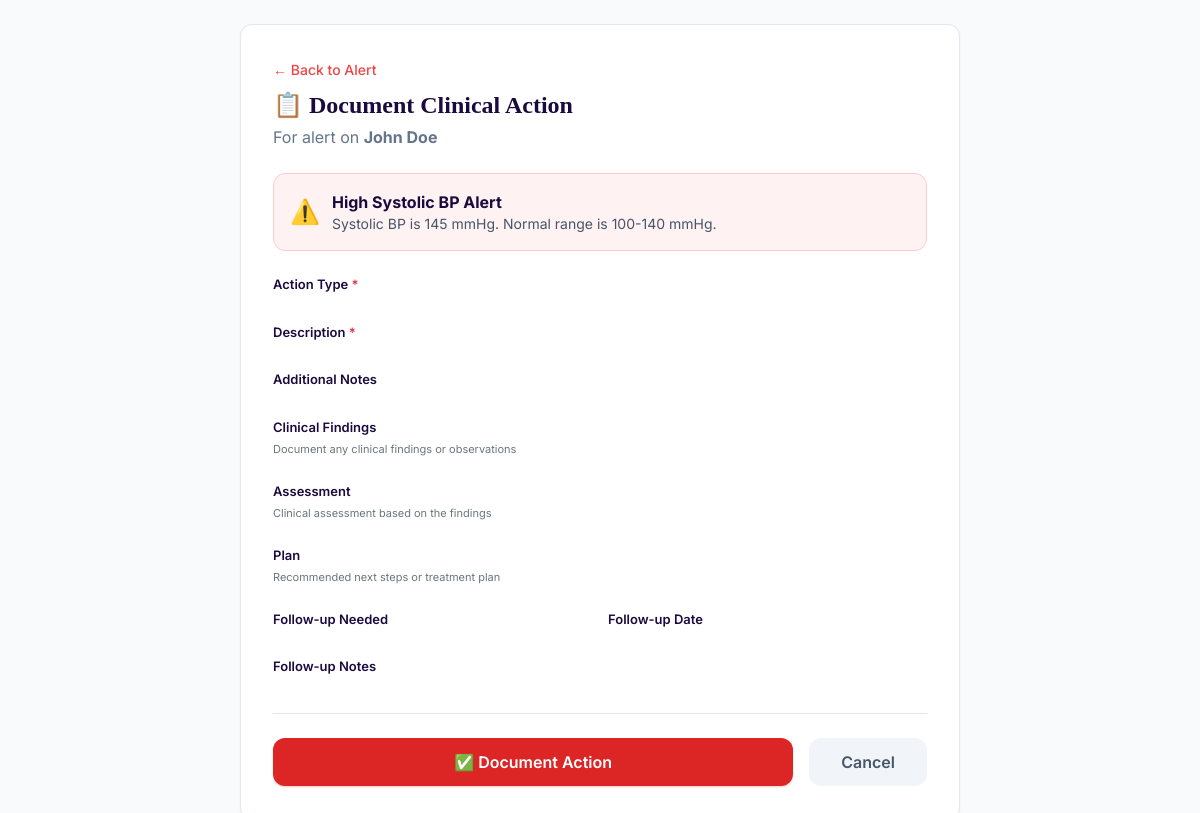
/alert/33/action/ (signed in), run on the app's committed database.
### monitoring/models.py (models this page shows, shortened)
class Alert(models.Model):
    SEVERITY_CHOICES = [
        ('normal', 'Normal'),
        ('warning', 'Warning'),
        ('critical', 'Critical'),
    ]
    STATUS_CHOICES = [
        ('unreviewed', 'Unreviewed'),
        ('reviewed', 'Reviewed'),
        ('resolved', 'Resolved'),
    ]
    patient = models.ForeignKey(
        Patient,
        on_delete=models.CASCADE,
        related_name='alerts'
    )
    reading = models.ForeignKey(
        VitalReading,
        on_delete=models.CASCADE,
        null=True,      # ← NULL allowed
        blank=True,     # ← Form can leave blank
        related_name='alerts'
    )
    title = models.CharField(max_length=200)
    message = models.TextField()
    severity = models.CharField(max_length=20, choices=SEVERITY_CHOICES, default='normal')
    status = models.CharField(
        max_length=20,
        choices=STATUS_CHOICES,
        default='unreviewed'
    )
    reviewed_by = models.ForeignKey(
        User,
        on_delete=models.SET_NULL,
        null=True,
        blank=True,
        related_name='reviewed_alerts'
    )
    created_at = models.DateTimeField(auto_now_add=True)
    reviewed_at = models.DateTimeField(null=True, blank=True)
    class Meta:
        ordering = ['-created_at']

class Patient(models.Model):
    GENDER_CHOICES = [
        ('male', 'Male'),
        ('female', 'Female'),
    ]
    CARE_TYPE_CHOICES = [
        ('in_patient', 'In-patient Care'),
        ('outpatient', 'Outpatient Clinic'),
        ('home_care', 'Home Care'),
        ('self_care', 'Self Care'),  # Added for self-reporting patients
    ]
    user = models.OneToOneField(
        User,
        on_delete=models.SET_NULL,
        null=True,
        blank=True,
        related_name='client_profile',
        help_text="User account for this client (for login access)"
    )
    full_name = models.CharField(max_length=150)
    email = models.EmailField(blank=True, null=True)
    date_of_birth = models.DateField(null=True, blank=True)
    gender = models.CharField(max_length=10, choices=GENDER_CHOICES)
    phone_number = models.CharField(max_length=20, blank=True)
    address = models.TextField(blank=True)
    emergency_contact_name = models.CharField(max_length=150, blank=True)
    emergency_contact_phone = models.CharField(max_length=20, blank=True)
    is_patient = models.BooleanField(
        default=True,
        help_text="Is this person receiving care?"
    )
    is_caregiver = models.BooleanField(
        default=False,
        help_text="Is this person providing care to others?"
    )
    is_client = models.BooleanField(
        default=True,
        help_text="Is this person a client of the service?"
    )
    can_self_report = models.BooleanField(
        default=True,
        help_text="Can this person enter their own vitals?"
    )
    assigned_doctor = models.ForeignKey(
        'Doctor',
        on_delete=models.SET_NULL,
        null=True,
        blank=True,
        related_name='doctor_patients',
        help_text="The doctor assigned to this patient"
    )
    assigned_caregiver = models.ForeignKey(
        'Caregiver',
        on_delete=models.SET_NULL,
        null=True,
        blank=True,
        related_name='caregiver_patients',
        help_text="The caregiver assigned to this patient"
    )
    patients_caring_for = models.ManyToManyField(
        'self',
        symmetrical=False,
        blank=True,
        related_name='caregivers',
        help_text="If this person is a caregiver, who do they care for?"
    )
    known_conditions = models.TextField(blank=True)
    current_medications = models.TextField(blank=True)
    care_type = models.CharField(
        max_length=20,
        choices=CARE_TYPE_CHOICES,
        default='home_care'
    )
    created_at = models.DateTimeField(auto_now_add=True)
    updated_at = models.DateTimeField(auto_now=True)
    class Meta:
        ordering = ['-created_at']

### monitoring/views.py (the view, shortened to what this page needs)
# urls.py: path('alert/<int:alert_id>/action/', views.add_alert_action, name='add_alert_action'),
@login_required
def add_alert_action(request, alert_id):
    alert = get_object_or_404(Alert, id=alert_id)
    user = request.user
    if not is_doctor_authorized(user, alert.patient):
        messages.error(request, 'You are not authorized to take action on this alert.')
        return redirect('doctor_dashboard')
    try:
        doctor = Doctor.objects.get(user=user)
    except Doctor.DoesNotExist:
        messages.error(request, 'You are not registered as a doctor.')
        return redirect('home')
    context = {
        'alert': alert,
        'patient': alert.patient,
        'doctor': doctor,
        'action_types': AlertAction.ACTION_CHOICES,
    }
    return render(request, 'add_alert_action.html', context)

### monitoring/views.py (called while the page is built)
def is_doctor_authorized(doctor_user, patient):
    try:
        doctor = Doctor.objects.get(user=doctor_user)
        return patient.assigned_doctor == doctor
    except Doctor.DoesNotExist:
        return False

### monitoring/templates/add_alert_action.html (shortened to what this page needs)
{% load static %}
<!DOCTYPE html>
<html lang="en">
<head>
    <script src="https://cdn.tailwindcss.com"></script>
</head>
<body class="bg-slate-50">
    <div class="max-w-3xl mx-auto p-6">
        <div class="bg-white rounded-xl border border-slate-200 shadow-sm p-8">
            <div class="mb-6">
                <a href="{% url 'alert_detail' alert.id %}" class="text-red-500 hover:text-red-700 text-sm font-medium">← Back to Alert</a>
                <h1 class="text-2xl font-serif font-bold text-[#1a0a3e] mt-2">📋 Document Clinical Action</h1>
                <p class="text-slate-500 mt-1">For alert on <strong>{{ alert.patient.full_name }}</strong></p>
            </div>
            <div class="bg-red-50 border border-red-200 rounded-xl p-4 mb-6">
                <div class="flex items-center gap-3">
                    <span class="text-2xl">⚠️</span>
                    <div>
                        <p class="font-bold text-[#1a0a3e]">{{ alert.title }}</p>
                        <p class="text-sm text-slate-600">{{ alert.message }}</p>
                    </div>
                </div>
            </div>
            <form method="POST">
                <div class="grid grid-cols-1 gap-6">
                    <div>
                        <label class="form-label" for="{{ form.action_type.id_for_label }}">
                            Action Type <span class="required">*</span>
                        </label>
                    </div>
                    <div>
                        <label class="form-label" for="{{ form.description.id_for_label }}">
                            Description <span class="required">*</span>
                        </label>
                    </div>
                    <div>
                        <label class="form-label" for="{{ form.notes.id_for_label }}">Additional Notes</label>
                    </div>
                    <div>
                        <label class="form-label" for="{{ form.clinical_findings.id_for_label }}">Clinical Findings</label>
                        <div class="form-help">Document any clinical findings or observations</div>
                    </div>
                    <div>
                        <label class="form-label" for="{{ form.assessment.id_for_label }}">Assessment</label>
                        <div class="form-help">Clinical assessment based on the findings</div>
                    </div>
                    <div>
                        <label class="form-label" for="{{ form.plan.id_for_label }}">Plan</label>
                        <div class="form-help">Recommended next steps or treatment plan</div>
                    </div>
                    <div class="grid grid-cols-2 gap-4">
                        <div>
                            <label class="form-label" for="{{ form.follow_up_needed.id_for_label }}">
                                Follow-up Needed
                            </label>
                        </div>
                        <div>
                            <label class="form-label" for="{{ form.follow_up_date.id_for_label }}">
                                Follow-up Date
                            </label>
                        </div>
                    </div>
                    <div>
                        <label class="form-label" for="{{ form.follow_up_notes.id_for_label }}">Follow-up Notes</label>
                    </div>
                </div>
                <div class="flex gap-4 mt-8 pt-6 border-t border-slate-200">
                    <button type="submit" class="bg-red-600 text-white px-8 py-3 rounded-xl font-semibold hover:bg-red-700 transition shadow-sm shadow-red-200 flex-1">
                        ✅ Document Action
                    </button>
                    <a href="{% url 'alert_detail' alert.id %}" class="bg-slate-100 text-slate-600 px-8 py-3 rounded-xl font-semibold hover:bg-slate-200 transition">
                        Cancel
                    </a>
                </div>
            </form>
        </div>
    </div>
</body>
</html>

### monitoring/templates/add_alert_action.html (style rules this page uses)
:root { --navy: #1a0a3e; --red: #DC3545; }
* { font-family: 'Inter', sans-serif; }
.font-serif { font-family: 'Lora', serif; }
.form-label { font-weight: 600; color: #1a0a3e; font-size: 13px; display: block; margin-bottom: 4px; }
.form-label .required { color: var(--red); }
.form-help { font-size: 11px; color: #6c757d; margin-top: 2px; }

### data on the page
Alert: patient.full_name "John Doe", title "High Systolic BP Alert", message "Systolic BP is 145 mmHg. Normal range is 100-140 mmHg."
